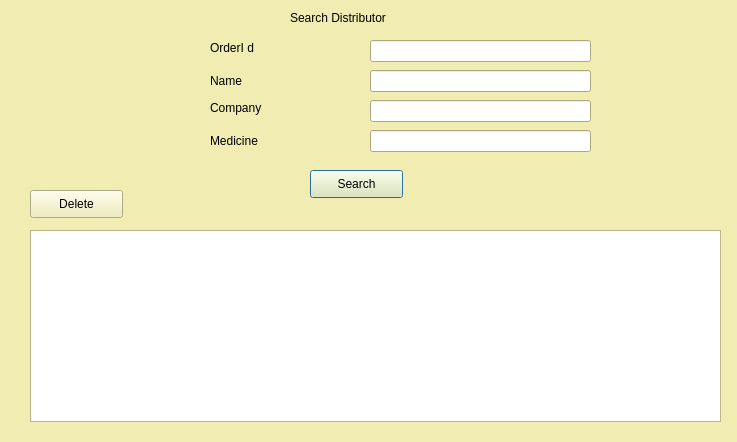
<?xml version="1.0" encoding="UTF-8"?>
<ui version="4.0">
 <class>SrchDistributor</class>
 <widget class="QDialog" name="SrchDistributor">
  <property name="geometry">
   <rect>
    <x>0</x>
    <y>0</y>
    <width>737</width>
    <height>442</height>
   </rect>
  </property>
  <property name="palette">
   <palette>
    <active>
     <colorrole role="WindowText">
      <brush brushstyle="SolidPattern">
       <color alpha="255">
        <red>0</red>
        <green>0</green>
        <blue>0</blue>
       </color>
      </brush>
     </colorrole>
     <colorrole role="Button">
      <brush brushstyle="SolidPattern">
       <color alpha="255">
        <red>240</red>
        <green>236</green>
        <blue>178</blue>
       </color>
      </brush>
     </colorrole>
     <colorrole role="Light">
      <brush brushstyle="SolidPattern">
       <color alpha="255">
        <red>255</red>
        <green>255</green>
        <blue>255</blue>
       </color>
      </brush>
     </colorrole>
     <colorrole role="Midlight">
      <brush brushstyle="SolidPattern">
       <color alpha="255">
        <red>247</red>
        <green>245</green>
        <blue>216</blue>
       </color>
      </brush>
     </colorrole>
     <colorrole role="Dark">
      <brush brushstyle="SolidPattern">
       <color alpha="255">
        <red>120</red>
        <green>118</green>
        <blue>89</blue>
       </color>
      </brush>
     </colorrole>
     <colorrole role="Mid">
      <brush brushstyle="SolidPattern">
       <color alpha="255">
        <red>160</red>
        <green>157</green>
        <blue>119</blue>
       </color>
      </brush>
     </colorrole>
     <colorrole role="Text">
      <brush brushstyle="SolidPattern">
       <color alpha="255">
        <red>0</red>
        <green>0</green>
        <blue>0</blue>
       </color>
      </brush>
     </colorrole>
     <colorrole role="BrightText">
      <brush brushstyle="SolidPattern">
       <color alpha="255">
        <red>255</red>
        <green>255</green>
        <blue>255</blue>
       </color>
      </brush>
     </colorrole>
     <colorrole role="ButtonText">
      <brush brushstyle="SolidPattern">
       <color alpha="255">
        <red>0</red>
        <green>0</green>
        <blue>0</blue>
       </color>
      </brush>
     </colorrole>
     <colorrole role="Base">
      <brush brushstyle="SolidPattern">
       <color alpha="255">
        <red>255</red>
        <green>255</green>
        <blue>255</blue>
       </color>
      </brush>
     </colorrole>
     <colorrole role="Window">
      <brush brushstyle="SolidPattern">
       <color alpha="255">
        <red>240</red>
        <green>236</green>
        <blue>178</blue>
       </color>
      </brush>
     </colorrole>
     <colorrole role="Shadow">
      <brush brushstyle="SolidPattern">
       <color alpha="255">
        <red>0</red>
        <green>0</green>
        <blue>0</blue>
       </color>
      </brush>
     </colorrole>
     <colorrole role="AlternateBase">
      <brush brushstyle="SolidPattern">
       <color alpha="255">
        <red>247</red>
        <green>245</green>
        <blue>216</blue>
       </color>
      </brush>
     </colorrole>
     <colorrole role="ToolTipBase">
      <brush brushstyle="SolidPattern">
       <color alpha="255">
        <red>255</red>
        <green>255</green>
        <blue>220</blue>
       </color>
      </brush>
     </colorrole>
     <colorrole role="ToolTipText">
      <brush brushstyle="SolidPattern">
       <color alpha="255">
        <red>0</red>
        <green>0</green>
        <blue>0</blue>
       </color>
      </brush>
     </colorrole>
    </active>
    <inactive>
     <colorrole role="WindowText">
      <brush brushstyle="SolidPattern">
       <color alpha="255">
        <red>0</red>
        <green>0</green>
        <blue>0</blue>
       </color>
      </brush>
     </colorrole>
     <colorrole role="Button">
      <brush brushstyle="SolidPattern">
       <color alpha="255">
        <red>240</red>
        <green>236</green>
        <blue>178</blue>
       </color>
      </brush>
     </colorrole>
     <colorrole role="Light">
      <brush brushstyle="SolidPattern">
       <color alpha="255">
        <red>255</red>
        <green>255</green>
        <blue>255</blue>
       </color>
      </brush>
     </colorrole>
     <colorrole role="Midlight">
      <brush brushstyle="SolidPattern">
       <color alpha="255">
        <red>247</red>
        <green>245</green>
        <blue>216</blue>
       </color>
      </brush>
     </colorrole>
     <colorrole role="Dark">
      <brush brushstyle="SolidPattern">
       <color alpha="255">
        <red>120</red>
        <green>118</green>
        <blue>89</blue>
       </color>
      </brush>
     </colorrole>
     <colorrole role="Mid">
      <brush brushstyle="SolidPattern">
       <color alpha="255">
        <red>160</red>
        <green>157</green>
        <blue>119</blue>
       </color>
      </brush>
     </colorrole>
     <colorrole role="Text">
      <brush brushstyle="SolidPattern">
       <color alpha="255">
        <red>0</red>
        <green>0</green>
        <blue>0</blue>
       </color>
      </brush>
     </colorrole>
     <colorrole role="BrightText">
      <brush brushstyle="SolidPattern">
       <color alpha="255">
        <red>255</red>
        <green>255</green>
        <blue>255</blue>
       </color>
      </brush>
     </colorrole>
     <colorrole role="ButtonText">
      <brush brushstyle="SolidPattern">
       <color alpha="255">
        <red>0</red>
        <green>0</green>
        <blue>0</blue>
       </color>
      </brush>
     </colorrole>
     <colorrole role="Base">
      <brush brushstyle="SolidPattern">
       <color alpha="255">
        <red>255</red>
        <green>255</green>
        <blue>255</blue>
       </color>
      </brush>
     </colorrole>
     <colorrole role="Window">
      <brush brushstyle="SolidPattern">
       <color alpha="255">
        <red>240</red>
        <green>236</green>
        <blue>178</blue>
       </color>
      </brush>
     </colorrole>
     <colorrole role="Shadow">
      <brush brushstyle="SolidPattern">
       <color alpha="255">
        <red>0</red>
        <green>0</green>
        <blue>0</blue>
       </color>
      </brush>
     </colorrole>
     <colorrole role="AlternateBase">
      <brush brushstyle="SolidPattern">
       <color alpha="255">
        <red>247</red>
        <green>245</green>
        <blue>216</blue>
       </color>
      </brush>
     </colorrole>
     <colorrole role="ToolTipBase">
      <brush brushstyle="SolidPattern">
       <color alpha="255">
        <red>255</red>
        <green>255</green>
        <blue>220</blue>
       </color>
      </brush>
     </colorrole>
     <colorrole role="ToolTipText">
      <brush brushstyle="SolidPattern">
       <color alpha="255">
        <red>0</red>
        <green>0</green>
        <blue>0</blue>
       </color>
      </brush>
     </colorrole>
    </inactive>
    <disabled>
     <colorrole role="WindowText">
      <brush brushstyle="SolidPattern">
       <color alpha="255">
        <red>120</red>
        <green>118</green>
        <blue>89</blue>
       </color>
      </brush>
     </colorrole>
     <colorrole role="Button">
      <brush brushstyle="SolidPattern">
       <color alpha="255">
        <red>240</red>
        <green>236</green>
        <blue>178</blue>
       </color>
      </brush>
     </colorrole>
     <colorrole role="Light">
      <brush brushstyle="SolidPattern">
       <color alpha="255">
        <red>255</red>
        <green>255</green>
        <blue>255</blue>
       </color>
      </brush>
     </colorrole>
     <colorrole role="Midlight">
      <brush brushstyle="SolidPattern">
       <color alpha="255">
        <red>247</red>
        <green>245</green>
        <blue>216</blue>
       </color>
      </brush>
     </colorrole>
     <colorrole role="Dark">
      <brush brushstyle="SolidPattern">
       <color alpha="255">
        <red>120</red>
        <green>118</green>
        <blue>89</blue>
       </color>
      </brush>
     </colorrole>
     <colorrole role="Mid">
      <brush brushstyle="SolidPattern">
       <color alpha="255">
        <red>160</red>
        <green>157</green>
        <blue>119</blue>
       </color>
      </brush>
     </colorrole>
     <colorrole role="Text">
      <brush brushstyle="SolidPattern">
       <color alpha="255">
        <red>120</red>
        <green>118</green>
        <blue>89</blue>
       </color>
      </brush>
     </colorrole>
     <colorrole role="BrightText">
      <brush brushstyle="SolidPattern">
       <color alpha="255">
        <red>255</red>
        <green>255</green>
        <blue>255</blue>
       </color>
      </brush>
     </colorrole>
     <colorrole role="ButtonText">
      <brush brushstyle="SolidPattern">
       <color alpha="255">
        <red>120</red>
        <green>118</green>
        <blue>89</blue>
       </color>
      </brush>
     </colorrole>
     <colorrole role="Base">
      <brush brushstyle="SolidPattern">
       <color alpha="255">
        <red>240</red>
        <green>236</green>
        <blue>178</blue>
       </color>
      </brush>
     </colorrole>
     <colorrole role="Window">
      <brush brushstyle="SolidPattern">
       <color alpha="255">
        <red>240</red>
        <green>236</green>
        <blue>178</blue>
       </color>
      </brush>
     </colorrole>
     <colorrole role="Shadow">
      <brush brushstyle="SolidPattern">
       <color alpha="255">
        <red>0</red>
        <green>0</green>
        <blue>0</blue>
       </color>
      </brush>
     </colorrole>
     <colorrole role="AlternateBase">
      <brush brushstyle="SolidPattern">
       <color alpha="255">
        <red>240</red>
        <green>236</green>
        <blue>178</blue>
       </color>
      </brush>
     </colorrole>
     <colorrole role="ToolTipBase">
      <brush brushstyle="SolidPattern">
       <color alpha="255">
        <red>255</red>
        <green>255</green>
        <blue>220</blue>
       </color>
      </brush>
     </colorrole>
     <colorrole role="ToolTipText">
      <brush brushstyle="SolidPattern">
       <color alpha="255">
        <red>0</red>
        <green>0</green>
        <blue>0</blue>
       </color>
      </brush>
     </colorrole>
    </disabled>
   </palette>
  </property>
  <property name="windowTitle">
   <string>Dialog</string>
  </property>
  <widget class="QLabel" name="label">
   <property name="geometry">
    <rect>
     <x>290</x>
     <y>10</y>
     <width>241</width>
     <height>16</height>
    </rect>
   </property>
   <property name="text">
    <string>Search Distributor</string>
   </property>
  </widget>
  <widget class="QLineEdit" name="edtOid">
   <property name="geometry">
    <rect>
     <x>370</x>
     <y>40</y>
     <width>221</width>
     <height>22</height>
    </rect>
   </property>
  </widget>
  <widget class="QLineEdit" name="edtName">
   <property name="geometry">
    <rect>
     <x>370</x>
     <y>70</y>
     <width>221</width>
     <height>22</height>
    </rect>
   </property>
  </widget>
  <widget class="QTableView" name="tableView">
   <property name="geometry">
    <rect>
     <x>30</x>
     <y>230</y>
     <width>691</width>
     <height>192</height>
    </rect>
   </property>
  </widget>
  <widget class="QLabel" name="label_2">
   <property name="geometry">
    <rect>
     <x>210</x>
     <y>40</y>
     <width>121</width>
     <height>16</height>
    </rect>
   </property>
   <property name="text">
    <string>OrderI d</string>
   </property>
  </widget>
  <widget class="QLabel" name="label_3">
   <property name="geometry">
    <rect>
     <x>210</x>
     <y>70</y>
     <width>131</width>
     <height>21</height>
    </rect>
   </property>
   <property name="text">
    <string>Name</string>
   </property>
  </widget>
  <widget class="QPushButton" name="btnSearch">
   <property name="geometry">
    <rect>
     <x>310</x>
     <y>170</y>
     <width>93</width>
     <height>28</height>
    </rect>
   </property>
   <property name="text">
    <string>Search</string>
   </property>
  </widget>
  <widget class="QLabel" name="label_4">
   <property name="geometry">
    <rect>
     <x>210</x>
     <y>100</y>
     <width>121</width>
     <height>16</height>
    </rect>
   </property>
   <property name="text">
    <string>Company</string>
   </property>
  </widget>
  <widget class="QLabel" name="label_5">
   <property name="geometry">
    <rect>
     <x>210</x>
     <y>130</y>
     <width>131</width>
     <height>21</height>
    </rect>
   </property>
   <property name="text">
    <string>Medicine</string>
   </property>
  </widget>
  <widget class="QLineEdit" name="edtComp">
   <property name="geometry">
    <rect>
     <x>370</x>
     <y>100</y>
     <width>221</width>
     <height>22</height>
    </rect>
   </property>
  </widget>
  <widget class="QLineEdit" name="edtMed">
   <property name="geometry">
    <rect>
     <x>370</x>
     <y>130</y>
     <width>221</width>
     <height>22</height>
    </rect>
   </property>
  </widget>
  <widget class="QPushButton" name="btnDelete">
   <property name="geometry">
    <rect>
     <x>30</x>
     <y>190</y>
     <width>93</width>
     <height>28</height>
    </rect>
   </property>
   <property name="text">
    <string>Delete</string>
   </property>
  </widget>
 </widget>
 <resources/>
 <connections/>
</ui>
